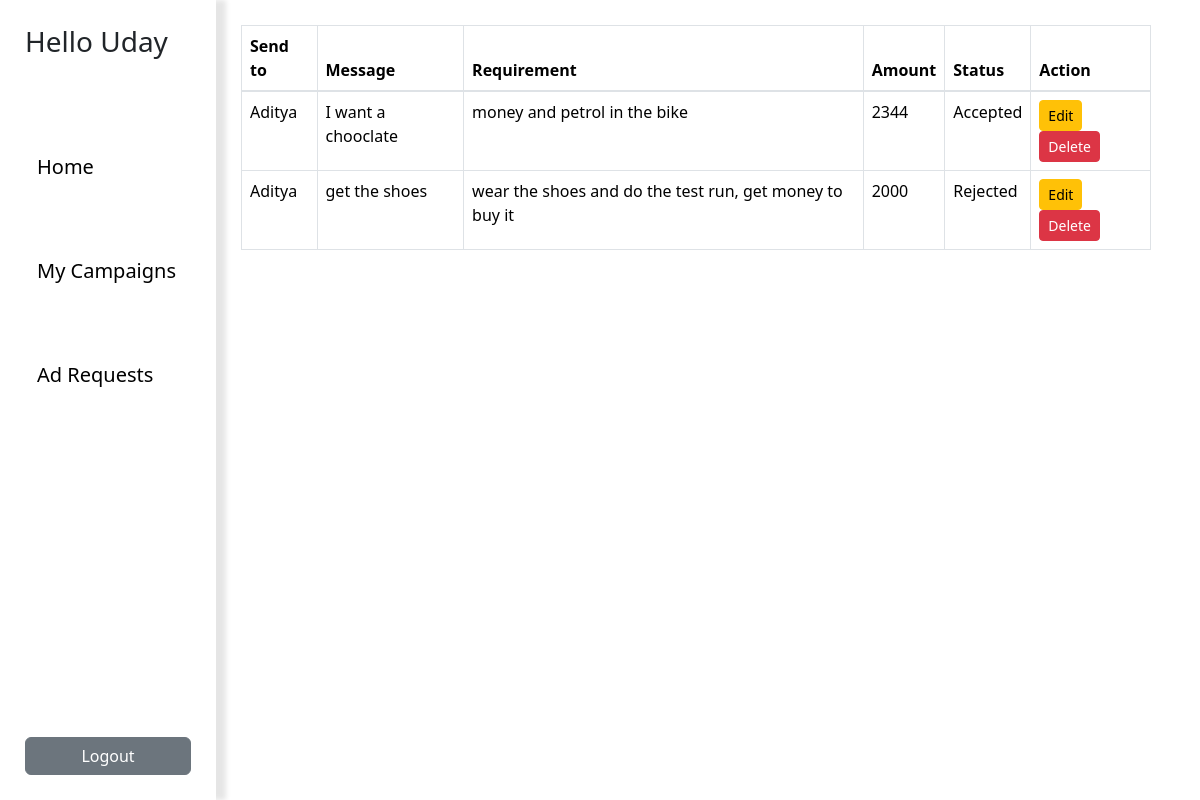
The app's page /manage_reuqests (signed in) with its own data.
### website/models.py (models this page shows, shortened)
class User(db.Model, UserMixin):
    __tablename__='user'
    usr_id=db.Column(db.Integer, nullable=False,primary_key=True, autoincrement=True)
    usr_name=db.Column(db.String, nullable=False, unique=True)
    name=db.Column(db.String, nullable=False)
    mail=db.Column(db.String, nullable=False, unique=True)
    password=db.Column(db.String, nullable=False)
    role=db.Column(db.String, nullable=False)
    campaigns = db.relationship('Campaign', back_populates='user', lazy=True)
    influencer = db.relationship('Influencer', back_populates='user', uselist=False)
    ad_requests = db.relationship('Ad_request', back_populates='sponsor')

class Ad_request(db.Model):
    __tablename__='ad_request'
    ad_id=db.Column(db.Integer,primary_key=True, autoincrement=True)
    sponsor_id = db.Column(db.Integer, db.ForeignKey('user.usr_id'), nullable=False)
    campaign_id=db.Column(db.Integer,db.ForeignKey('campaign.campaign_id'),nullable=False)
    influencer_id=db.Column(db.Integer,db.ForeignKey('influencer.influencer_id'),nullable=False)
    message=db.Column(db.String, nullable=False)
    requirements=db.Column(db.String, nullable=False)
    amount=db.Column(db.String, nullable=False)
    status=db.Column(db.String, nullable=False)
    sponsor = db.relationship('User', back_populates='ad_requests')
    influencer = db.relationship('Influencer', back_populates='ad_requests')
    campaign = db.relationship('Campaign', backref='ad_requests')

class Influencer(db.Model):
    __tablename__='influencer'
    influencer_id=db.Column(db.Integer, nullable=False, primary_key=True, autoincrement=True)
    user_id = db.Column(db.Integer, db.ForeignKey('user.usr_id'), nullable=False)
    name=db.Column(db.String,nullable=False)
    mail_id=db.Column(db.String,nullable=False)
    category=db.Column(db.String,nullable=True)
    niche=db.Column(db.String, nullable=True)
    reach=db.Column(db.Integer, nullable=True)
    is_flag=db.Column(db.Boolean,default=False)
    user = db.relationship('User', back_populates='influencer', uselist=False)
    ad_requests = db.relationship('Ad_request', back_populates='influencer')

### website/views.py (the view)
@views.route('/manage_reuqests',methods=['GET'])
@flask_login.login_required
def manage_requests():
    my_requests=Ad_request.query.filter_by(sponsor_id=current_user.usr_id).all()
    return render_template('manage_request.html',ad_requests=my_requests,sponsor_name=current_user.name)

### website/__init__.py (called while the page is built)
def create_app():
    app=Flask(__name__)
    app.config['SQLALCHEMY_DATABASE_URI'] = 'sqlite:///database.sqlite3'
    app.secret_key='secretkey'
    db.init_app(app)
    from .views import views
    from .auth import auth
    app.register_blueprint(views, url_prefix="/")
    app.register_blueprint(auth, url_prefix="/")
    create_database(app)
    login_manager = LoginManager()
    login_manager.init_app(app)
    login_manager.login_view = 'login'
    from .models import User
    @login_manager.user_loader
    def load_user(usr_id):
        return User.query.get(int(usr_id))
    return app

### website/templates/manage_request.html (shortened to what this page needs)
{% extends "sponsor_base.html" %}
{% block content %}
    <table class="table table-bordered">
        <thead>
            <tr>
                <th>Send to</th>
                <th>Message</th>
                <th>Requirement</th>
                <th>Amount</th>
                <th>Status</th>
                <th>Action</th>
            </tr>
        </thead>
        <tbody>
            {% for ad in ad_requests %}
                <tr>
                    <td>{{ad.influencer.name}}</td>
                    <td>{{ad.message }}</td>
                    <td>{{ad.requirements}}</td>
                    <td>{{ad.amount}}</td>
                    <td>{{ad.status}}</td>
                    <td>
                        <a href="{{ url_for('views.edit_request', ad_id=ad.ad_id) }}" class="btn btn-warning btn-sm">Edit</a>
                        <form action="{{ url_for('views.delete_request', request_id=ad.ad_id) }}" method="post" style="display:inline;">
                            <button type="submit" class="btn btn-danger btn-sm">Delete</button>
                        </form>
                    </td>
                </tr>
                {% else %}
                <tr>
                    <td colspan="6">No ad requests found.</td>
                </tr>
            {% endfor %}
        </tbody>
    </table>
{% endblock %}

### website/templates/sponsor_base.html (shortened to what this page needs)
{% extends "base.html" %}
{% block side_bar_options %}
<h3>Hello {{sponsor_name}}</h3>
<br>
<br>
<br>
<nav class="navbar bg-body">
    <div class="container-fluid">
        <a class="navbar-brand" href="{{ url_for('views.sponsor_home') }}">Home</a>
    </div>
</nav>
<br>
<br>
<nav class="navbar bg-body">
    <div class="container-fluid">
        <a class="navbar-brand" href="{{ url_for('views.manage_campaigns') }}">My Campaigns</a>
    </div>
</nav>
<br>
<br>
<nav class="navbar bg-body">
    <div class="container-fluid">
        <a class="navbar-brand" href="{{url_for('views.manage_requests')}}">Ad Requests</a>
    </div>
</nav>
<br>
{% endblock %}

### website/templates/base.html (style rules this page uses)
body { display: flex; margin: 10; justify-content: center; max-height: fit-content; }

### records on screen
User: name "Uday"
Ad_request: influencer.name "Aditya", message "I want a chooclate", requirements "money and petrol in the bike", amount "2344", status "Accepted"
Ad_request: influencer.name "Aditya", message "get the shoes", requirements "wear the shoes and do the test run, get money to buy it", amount "2000", status "Rejected"
